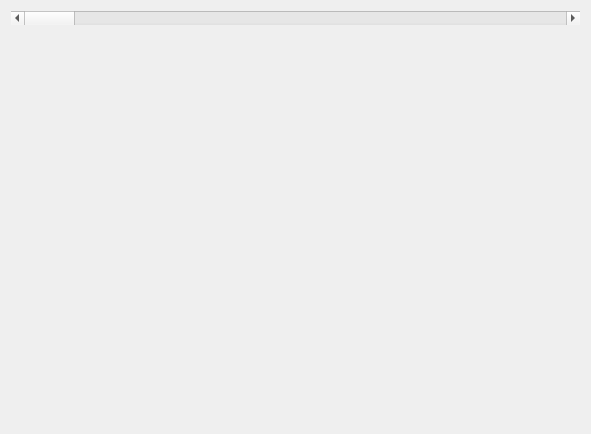
<?xml version="1.0" encoding="UTF-8"?>
<ui version="4.0">
 <class>threeDimImageView</class>
 <widget class="QWidget" name="threeDimImageView">
  <property name="geometry">
   <rect>
    <x>0</x>
    <y>0</y>
    <width>591</width>
    <height>434</height>
   </rect>
  </property>
  <property name="sizePolicy">
   <sizepolicy hsizetype="Expanding" vsizetype="Expanding">
    <horstretch>0</horstretch>
    <verstretch>0</verstretch>
   </sizepolicy>
  </property>
  <property name="windowTitle">
   <string>threeDimImageView</string>
  </property>
  <layout class="QVBoxLayout" name="verticalLayout">
   <item>
    <widget class="QScrollBar" name="frameSlider">
     <property name="styleSheet">
      <string notr="true">QScrollBar::handle:horizontal{
background:#242424;
min-width:10px;
max-width:10px;
border-radius:6px;
}

QScrollBar::handle:horizontal:hover{
background:#040404;
}

QScrollBar::handle:horizontal:pressed{
background:#040404;
}</string>
     </property>
     <property name="orientation">
      <enum>Qt::Horizontal</enum>
     </property>
    </widget>
   </item>
   <item>
    <widget class="QWidget" name="widget" native="true">
     <property name="sizePolicy">
      <sizepolicy hsizetype="Expanding" vsizetype="Expanding">
       <horstretch>0</horstretch>
       <verstretch>0</verstretch>
      </sizepolicy>
     </property>
    </widget>
   </item>
  </layout>
 </widget>
 <layoutdefault spacing="6" margin="11"/>
 <resources/>
 <connections/>
</ui>
